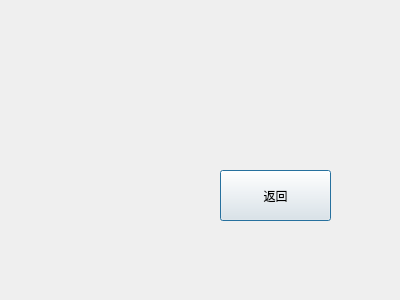
<?xml version="1.0" encoding="UTF-8"?>
<ui version="4.0">
 <class>test_1</class>
 <widget class="QDialog" name="test_1">
  <property name="geometry">
   <rect>
    <x>0</x>
    <y>0</y>
    <width>400</width>
    <height>300</height>
   </rect>
  </property>
  <property name="windowTitle">
   <string>Dialog</string>
  </property>
  <widget class="QPushButton" name="pushButton">
   <property name="geometry">
    <rect>
     <x>220</x>
     <y>170</y>
     <width>111</width>
     <height>51</height>
    </rect>
   </property>
   <property name="text">
    <string>返回</string>
   </property>
  </widget>
 </widget>
 <resources/>
 <connections/>
</ui>
